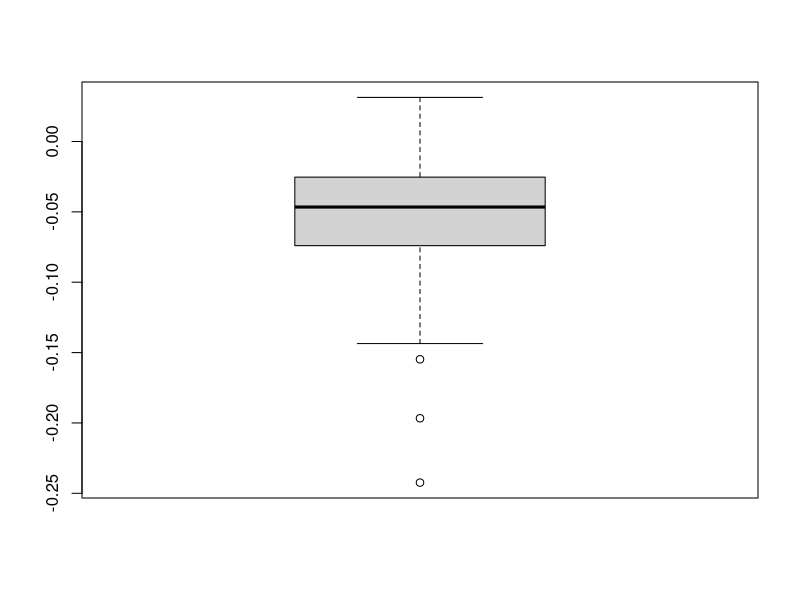
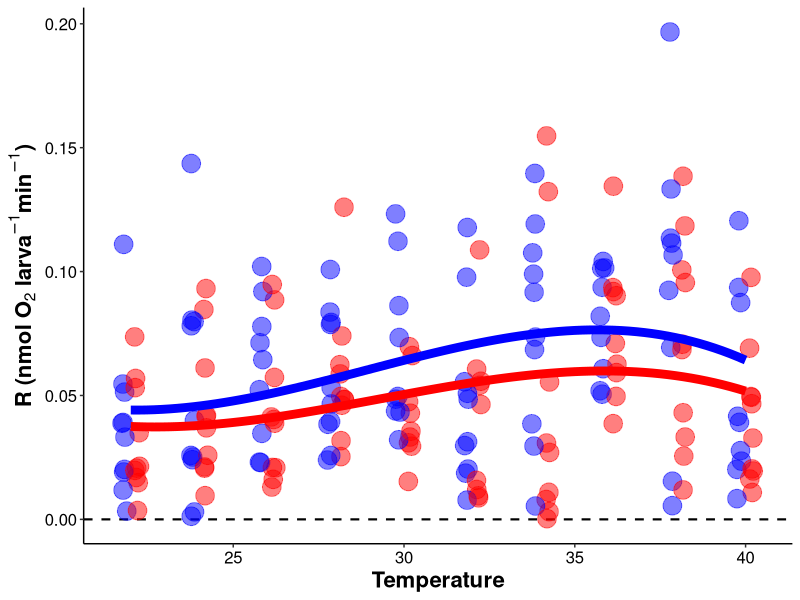
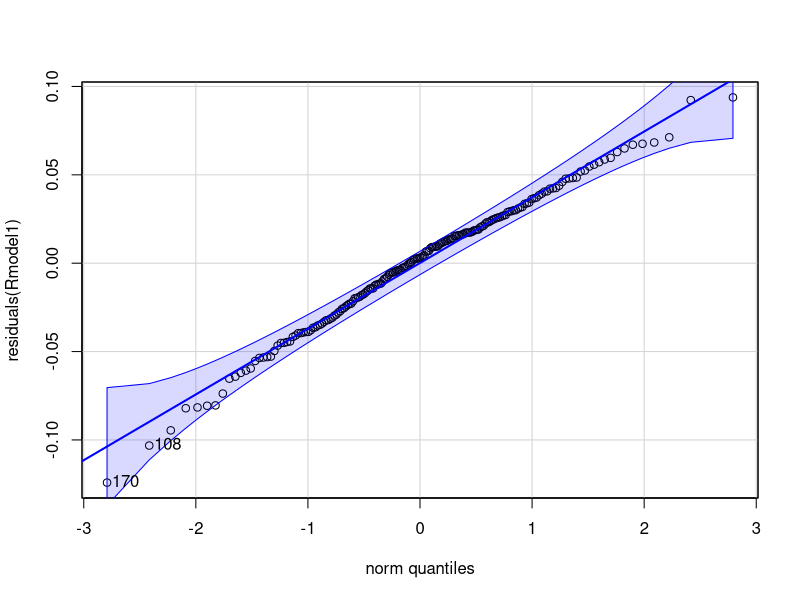
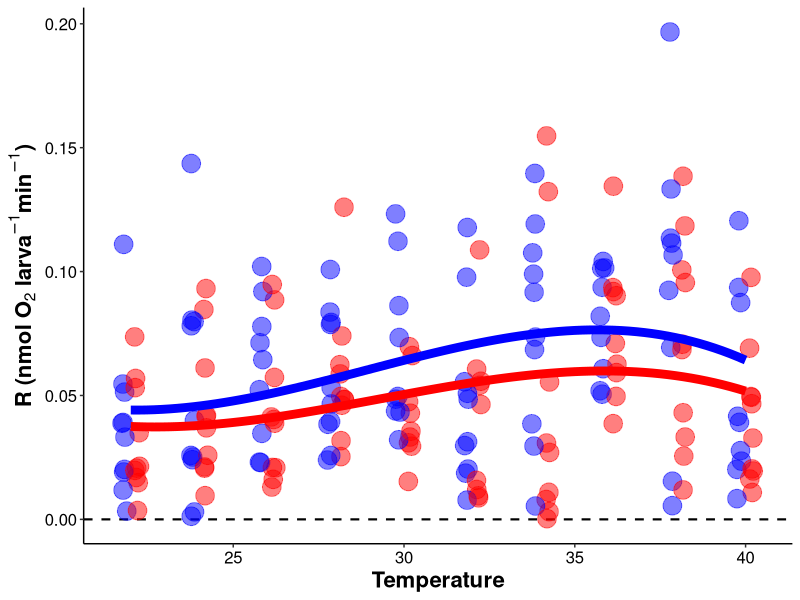

R code for these plots, in order:
## ---- chunk 1
knitr::opts_chunk$set(echo = TRUE, warning = FALSE, message = FALSE)
## ---- chunk 2
## install packages if you dont already have them in your library
if ("tidyverse" %in% rownames(installed.packages()) == 'FALSE') install.packages('tidyverse') 
if ("car" %in% rownames(installed.packages()) == 'FALSE') install.packages('car') 
if ("lme4" %in% rownames(installed.packages()) == 'FALSE') install.packages('lme4') 
if ("lmerTest" %in% rownames(installed.packages()) == 'FALSE') install.packages('lmerTest') 
if ("scales" %in% rownames(installed.packages()) == 'FALSE') install.packages('scales') 
if ("cowplot" %in% rownames(installed.packages()) == 'FALSE') install.packages('cowplot') 
if ("ggplot2" %in% rownames(installed.packages()) == 'FALSE') install.packages('ggplot2') 
if ("effects" %in% rownames(installed.packages()) == 'FALSE') install.packages('effects') 
if ("emmeans" %in% rownames(installed.packages()) == 'FALSE') install.packages('emmeans') 
if ("multcomp" %in% rownames(installed.packages()) == 'FALSE') install.packages('multcomp') 

#load packages
library("ggplot2")
library("tidyverse")
library('car')
library('lme4')
library('lmerTest')
library('scales')
library('cowplot')
library('effects')
library('emmeans')
library('multcomp')
## ---- chunk 3
PRdata<-read.csv("Pacu2021/Output/Respiration/TPC/oxygen_P_R_calc.csv") #load data
## ---- chunk 4
#remove all rows of wells that did not have samples or blanks
PRdata<-PRdata[!is.na(PRdata$Type),]

#format columns
PRdata$Temperature<-as.factor(PRdata$Temperature)
PRdata$Treatment<-as.factor(PRdata$Treatment)
PRdata$Plate<-as.factor(PRdata$Plate)
PRdata$Run<-as.factor(PRdata$Run)
## ---- chunk 5
boxplot(PRdata$R.nmol.org.min)
## ---- chunk 6

PRdata$Temperature<-as.numeric(as.character(PRdata$Temperature))

r_plot<-PRdata %>%
    group_by(Temperature)%>%
    filter(!Temperature==18)%>%
    filter(!Temperature==8)%>%
    #filter(R.nmol.org.min<0)%>%
    mutate(abs=abs(R.nmol.org.min))%>%
    filter(abs<0.2)%>%
    ggplot(., aes(x = Temperature, y = abs, colour=Treatment)) +
    geom_hline(yintercept=0, linetype="dashed", color="black", size=0.75)+
    #geom_boxplot(aes(fill=Treatment, group=interaction(Temperature, Treatment)), alpha=0.5)+
    geom_point(aes(fill=Treatment, group=interaction(Temperature, Treatment)), pch = 21, size=6, alpha=0.5, position = position_jitterdodge(0.3)) + 
   geom_smooth(method = "lm", se=FALSE, formula=y ~ poly(x, 3, raw=TRUE), size=3)+
    xlab("Temperature") + 
    scale_fill_manual(name="Treatment", values=c("blue","red"))+
    scale_color_manual(name="Treatment", values=c("blue","red"))+
    ylab(expression(bold(paste("R (nmol ", O[2], " larva"^-1, "min"^-1, ")")))) +
    #scale_y_continuous(limits=c(-0.2, 0.06), labels = scales::number_format(accuracy = 0.01, decimal.mark = '.'))+
    theme_classic() + 
    theme(
      legend.position="none",
      axis.title=element_text(face="bold", size=16),
      axis.text=element_text(size=12, color="black"), 
      legend.title=element_text(face="bold", size=14), 
      legend.text=element_text(size=12)
      ); r_plot

ggsave("Pacu2021/Figures/Respiration/TPC/Respiration.pdf", r_plot, dpi=300, w=12, h=8, units="in")
## ---- chunk 7
model_data<-PRdata%>%
   filter(!Temperature==18)%>%
   filter(!Temperature==8)%>%
   #filter(R.nmol.org.min<0)%>%
  filter(R.nmol.org.min>-0.2)

Rmodel1<-aov(R.nmol.org.min~Temperature*Treatment, data=model_data) #run as random
summary(Rmodel1)
## ---- chunk 8
qqPlot(residuals(Rmodel1))
leveneTest(residuals(Rmodel1)~as.factor(Temperature), data=model_data)
## ---- chunk 9
summary<-PRdata%>%
  group_by(Temperature)%>%
  summarise(N=length(R.nmol.org.min),
            Mean_R=mean(R.nmol.org.min), 
            SE_R=sd(R.nmol.org.min)/sqrt(length(R.nmol.org.min)))

summary

summary%>%
  write_csv(., "Pacu2021/Output/Respiration/TPC/mean_respiration.csv")
